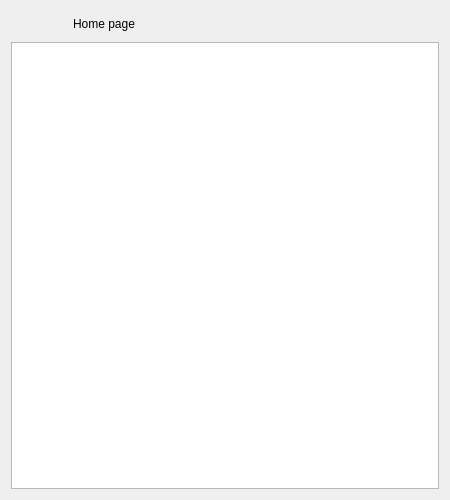
<?xml version="1.0" encoding="UTF-8"?>
<ui version="4.0">
 <class>Dialog</class>
 <widget class="QDialog" name="Dialog">
  <property name="geometry">
   <rect>
    <x>0</x>
    <y>0</y>
    <width>450</width>
    <height>500</height>
   </rect>
  </property>
  <property name="minimumSize">
   <size>
    <width>450</width>
    <height>500</height>
   </size>
  </property>
  <property name="windowTitle">
   <string>Help</string>
  </property>
  <property name="windowIcon">
   <iconset resource="resource/res.qrc">
    <normaloff>:/icons/icons/logotype.png</normaloff>:/icons/icons/logotype.png</iconset>
  </property>
  <layout class="QVBoxLayout" name="verticalLayout">
   <item>
    <layout class="QHBoxLayout" name="hlt_top">
     <item>
      <widget class="QPushButton" name="btn_back">
       <property name="minimumSize">
        <size>
         <width>25</width>
         <height>25</height>
        </size>
       </property>
       <property name="maximumSize">
        <size>
         <width>25</width>
         <height>25</height>
        </size>
       </property>
       <property name="toolTip">
        <string>Return to previous page</string>
       </property>
       <property name="text">
        <string/>
       </property>
       <property name="icon">
        <iconset resource="resource/res.qrc">
         <normaloff>:/icons/icons/back.png</normaloff>:/icons/icons/back.png</iconset>
       </property>
       <property name="iconSize">
        <size>
         <width>25</width>
         <height>25</height>
        </size>
       </property>
       <property name="flat">
        <bool>true</bool>
       </property>
      </widget>
     </item>
     <item>
      <widget class="QPushButton" name="btn_home">
       <property name="minimumSize">
        <size>
         <width>25</width>
         <height>25</height>
        </size>
       </property>
       <property name="maximumSize">
        <size>
         <width>25</width>
         <height>25</height>
        </size>
       </property>
       <property name="toolTip">
        <string>Go to home page</string>
       </property>
       <property name="text">
        <string/>
       </property>
       <property name="icon">
        <iconset resource="resource/res.qrc">
         <normaloff>:/icons/icons/home.png</normaloff>:/icons/icons/home.png</iconset>
       </property>
       <property name="iconSize">
        <size>
         <width>25</width>
         <height>25</height>
        </size>
       </property>
       <property name="flat">
        <bool>true</bool>
       </property>
      </widget>
     </item>
     <item>
      <widget class="QLabel" name="lab_title">
       <property name="text">
        <string>Home page</string>
       </property>
      </widget>
     </item>
    </layout>
   </item>
   <item>
    <widget class="QTextBrowser" name="tbr_help">
     <property name="html">
      <string>&lt;!DOCTYPE HTML PUBLIC &quot;-//W3C//DTD HTML 4.0//EN&quot; &quot;http://www.w3.org/TR/REC-html40/strict.dtd&quot;&gt;
&lt;html&gt;&lt;head&gt;&lt;meta name=&quot;qrichtext&quot; content=&quot;1&quot; /&gt;&lt;style type=&quot;text/css&quot;&gt;
p, li { white-space: pre-wrap; }
&lt;/style&gt;&lt;/head&gt;&lt;body style=&quot; font-family:'Cantarell'; font-size:11pt; font-weight:400; font-style:normal;&quot;&gt;
&lt;p style=&quot;-qt-paragraph-type:empty; margin-top:0px; margin-bottom:0px; margin-left:0px; margin-right:0px; -qt-block-indent:0; text-indent:0px;&quot;&gt;&lt;/p&gt;&lt;/body&gt;&lt;/html&gt;</string>
     </property>
    </widget>
   </item>
  </layout>
 </widget>
 <resources>
  <include location="resource/res.qrc"/>
 </resources>
 <connections/>
</ui>
